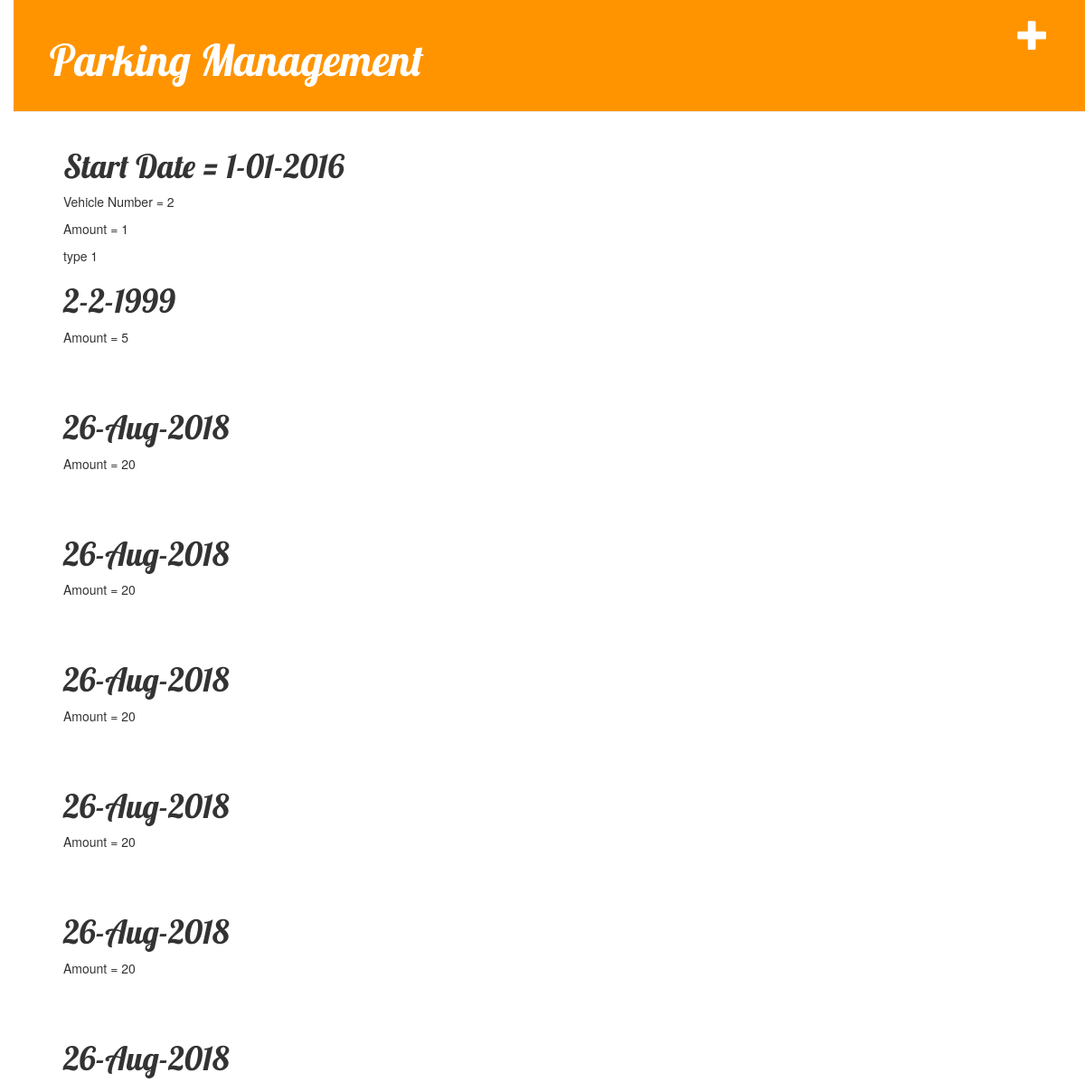
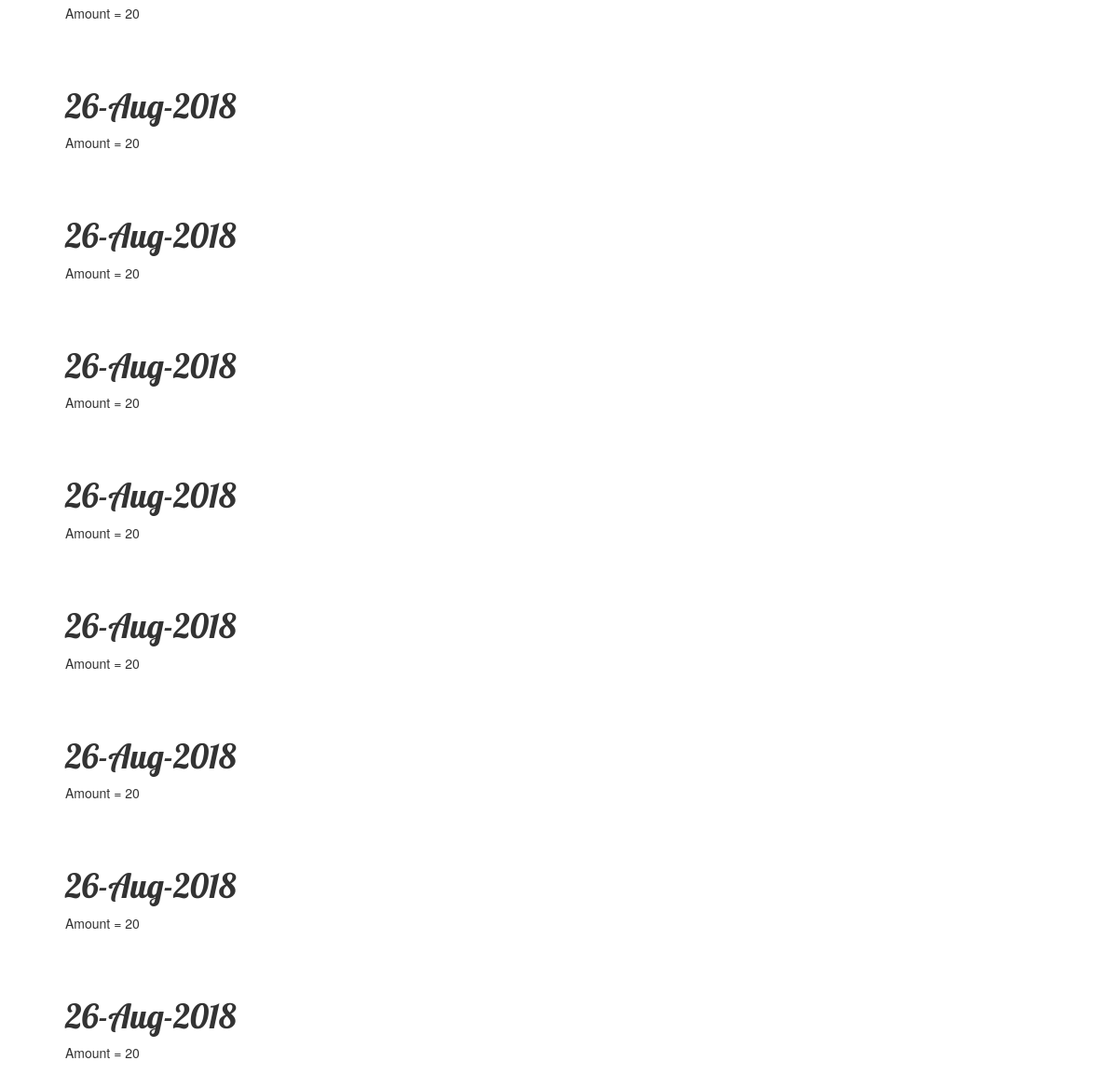
The page /post/2 on the database as committed earlier (2 pictures, top to bottom).
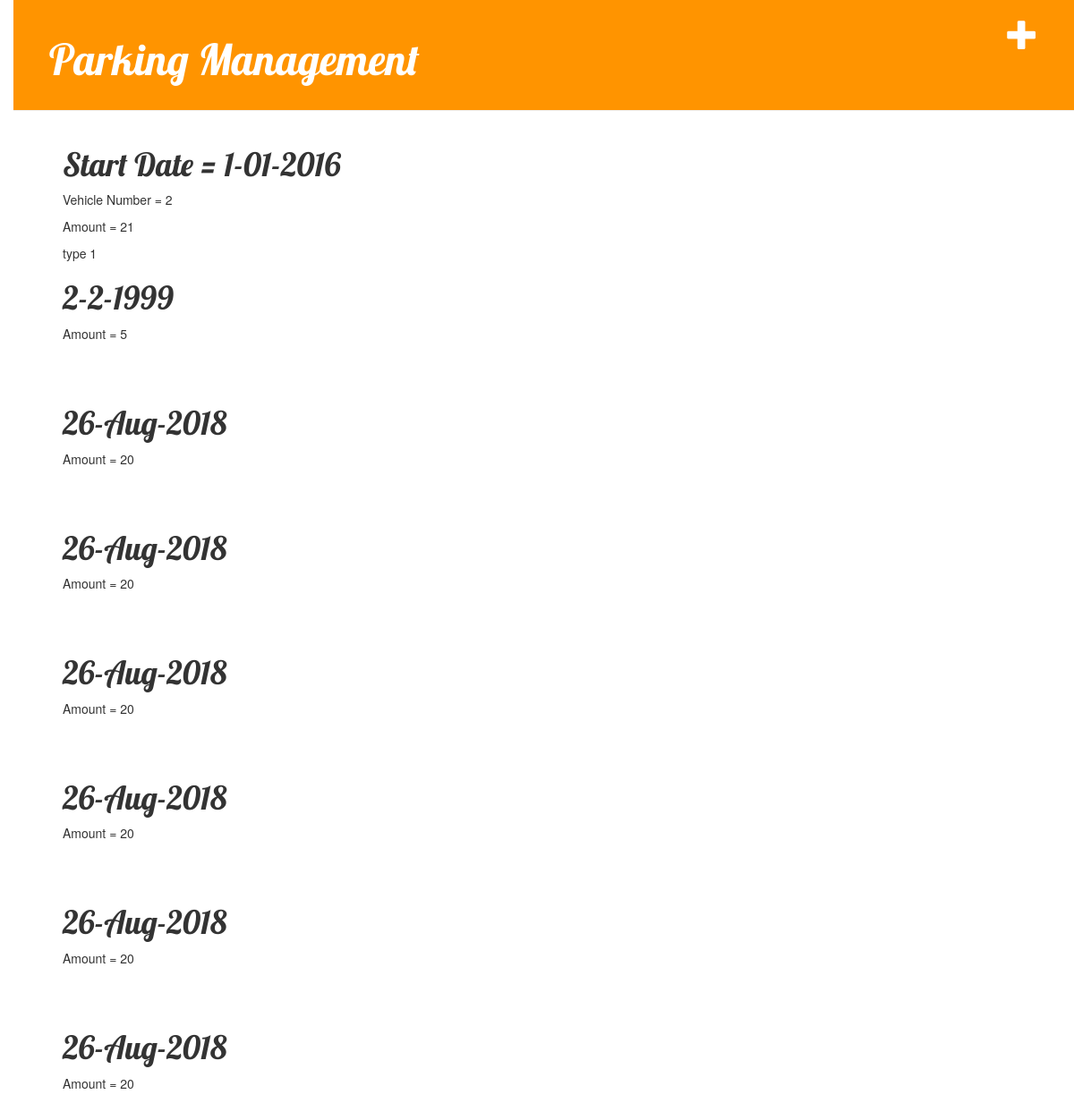
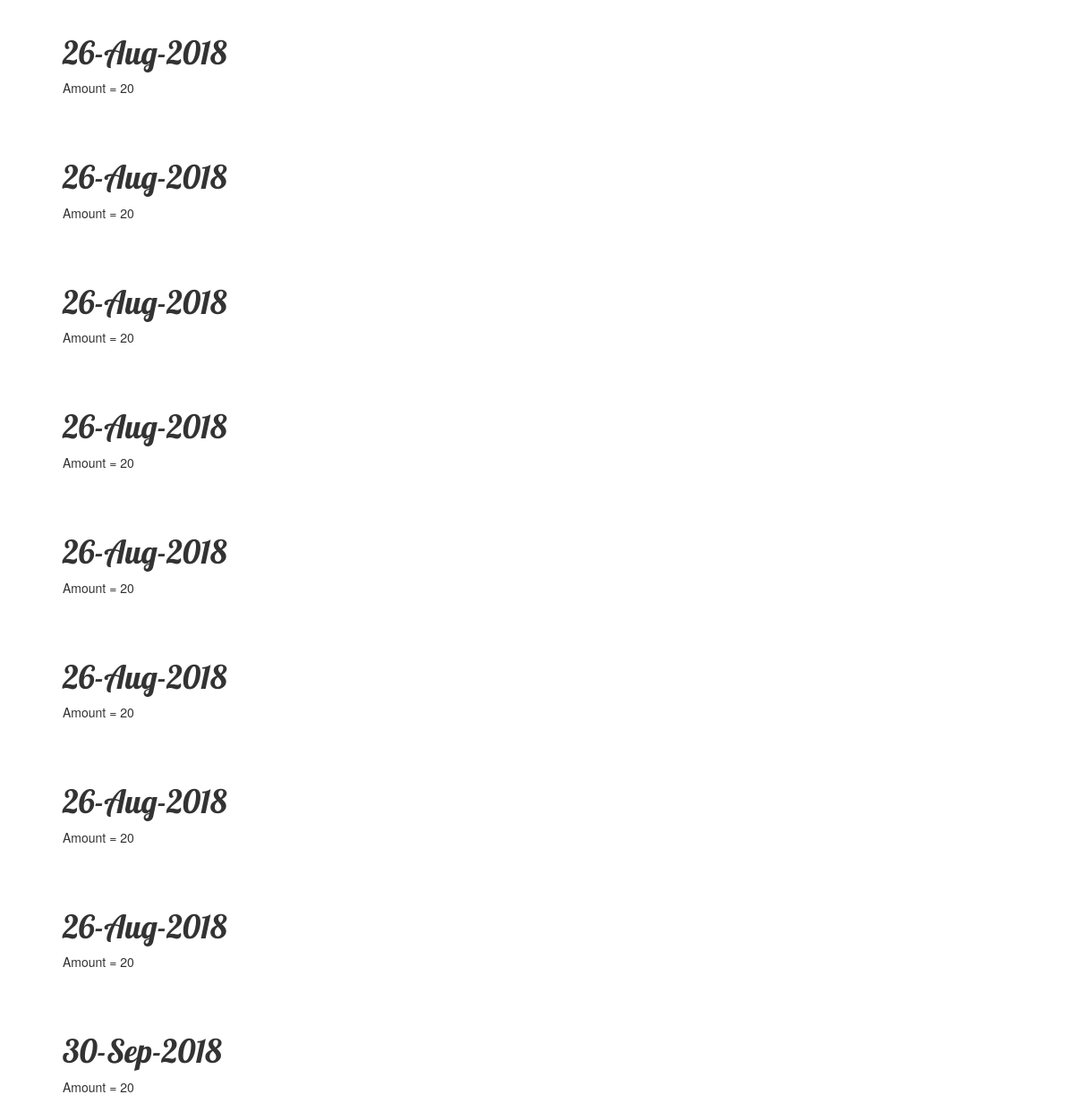
The same page on the database as committed later (2 pictures, top to bottom).
### DatabaseParking/models.py (models this page shows)
class DatePost(models.Model):
    number=models.ForeignKey(Post,on_delete=models.CASCADE,max_length=10)
    date=models.CharField(max_length=20)
    amount=models.IntegerField(max_length=5)

### DatabaseParking/views.py (the view)
# urls.py: path('post/<int:pk>',views.post_dates,name='post_dates'),
@csrf_exempt
def post_dates(request,pk):
    startDate=get_object_or_404(Post,pk=pk)
    dates=DatePost.objects.filter(number=pk)
    amount=get_object_or_404(Post,pk=pk).total
    return render(request,'park/post_dates.html',{'startDates':startDate,'dates':dates,'amount':amount})

### DatabaseParking/templates/park/post_dates.html (shortened to what this page needs)
{% load static %}
<html>
    <head>
        <link rel="stylesheet" href="//maxcdn.bootstrapcdn.com/bootstrap/3.2.0/css/bootstrap.min.css">
        <link rel="stylesheet" href="//maxcdn.bootstrapcdn.com/bootstrap/3.2.0/css/bootstrap-theme.min.css">
        <link rel="stylesheet" href="{% static 'css/blog.css' %}">
    </head>
    <body>
        <div class="page-header">
            <a href="{% url 'post_add' %}" class="top-menu"><span class="glyphicon glyphicon-plus"></span></a>
        <h1><a href="/">Parking Management</a></h1>
    </div>
    <div class="content container">
        <div class="row">
            <div class="col-md-8">
            <h1>Start Date = {{ startDates.date }}</h1>
            <p>Vehicle Number = {{ startDates.number }}</p>
            <p>Amount = {{ amount }}</p>
            <p>type {{ startDates.type }}</p>
                {% for date in dates %}
        <div class="post">
            <h1>{{ date.date|linebreaksbr  }}</h1>
            <p>Amount = {{ date.amount }}</p>
        </div>
    {% endfor %}
</div>
        </div>
    </div>
    </body>
</html>

Rows that differ between the two databases and show on the page:
added DatePost: date "30-Sep-2018", amount "20"
Other text that changed with them:
{{ amount }}: "1" → "21"
